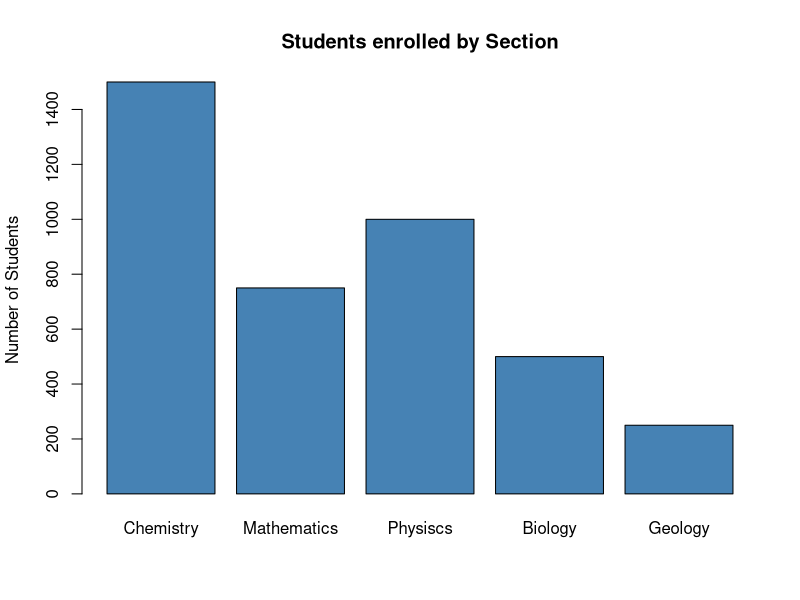
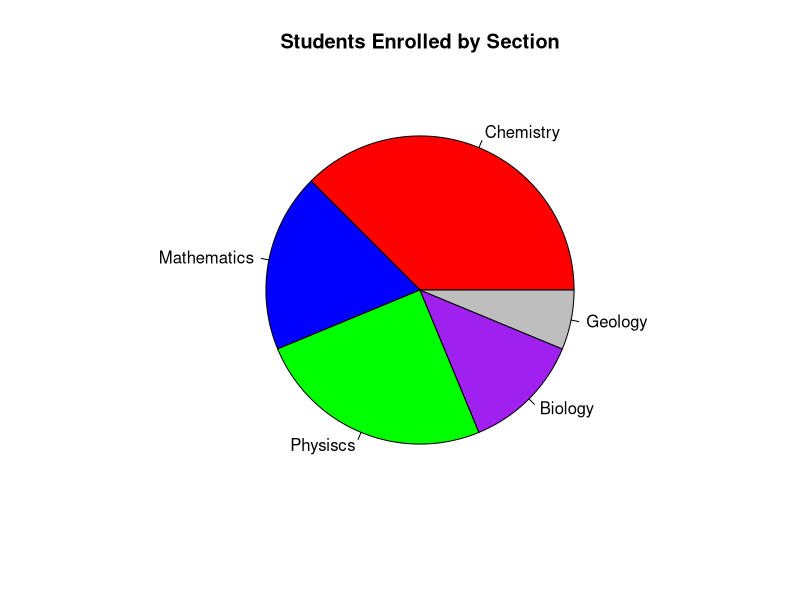

Write the R code that produced these figures, in order. (Note: this script raises an error after producing the figures.)

##PIE CHART AND BAR PLOT----------------------------------
data <- c(1500, 750, 1000, 500, 250)

names(data) <- c("Chemistry", "Mathematics", "Physiscs", "Biology", "Geology")

barplot(data,
        main = "Students enrolled by Section",
        ylab = "Number of Students",
        col ="steelblue")

pie(data,
    main = "Students Enrolled by Section",
    col = c("red", "blue", "green", "purple", "grey"))



##ROOTED MEAN SQUARE-------------------------------------
data <- c(2,3,1,0,4,3)

rms <- sqrt(sum(data^2)/length(data))
print(rms)

##MODE------------------------------------------------

data <- c(7,11,11,8,12,9,6,6)
mode <- function(x) {
  table <- table(x)
  as.numeric(names(table)[table == max(table)])
}
mode(data)

##MEDIAN--------------------------------------------------

data <-c(11,11,16,17,25)
median(data)
data<-c(1,4,8,8,10,16,16,19)
median(data)

#QUANTILES---------WRONG----------------------------------

data <- c(2, 5, 3, 4, 7, 0, 11, 2, 3, 8)


quartiles <- quantile(data, probs = c(0.25, 0.50, 0.75))
print("quartiles:")
print(quartiles)

# (P37 y P68)
percentiles <- quantile(data, probs = c(0.37, 0.68))
print("Percentiles 37 y 68:")
print(percentiles)

##MEAN DEVIATION AND MEAN SQUARED ERROR----------------------------

# 1. define data and length
x <- c(5, 2, 3, 3, 3, 5, 7)
n <- length(x)

# 2. mean and median
mean <- mean(x)
median <- median(x)

# 3. (Mean Deviation)
md_mean <- sum(abs(x - mean)) / n
md_median <- sum(abs(x - median)) / n

# 4. (Mean Squared Error)
mse_mean <- sum((x - mean)^2) / n
mse_median <- sum((x - median)^2) / n

# 5. PRINT
print(paste("MD respecto a la media:", round(md_mean, 4)))
print(paste("MD respecto a la mediana:", round(md_median, 4)))
print(paste("MSE respecto a la media:", round(mse_mean, 4)))
print(paste("MSE respecto a la mediana:", round(mse_median, 4)))

##EXERCISE TO TRY--------------------------------------------
# 1. Define the variables based on the given table
predicted <- c(0, 0, 0, 1, 1, 1, 3, 3, 3)
actual <- c(0, 1, 3, 0, 1, 3, 0, 1, 3)
frequency <- c(6, 3, 2, 3, 5, 1, 1, 3, 7)

# 2. Calculate total sample size (N)
total_n <- sum(frequency)

# 3. Compute the estimation error variable

# 4. Calculate the arithmetic mean of the error
error_mean <- sum(error * frequency) / total_n

# 5. Compute the Quadratic Mean (Root Mean Square)
quadratic_mean <- sqrt(sum((error^2) * frequency) / total_n)

# 6. Compute the Mean Deviation (Mean Absolute Deviation from the mean)
mean_deviation <- sum(abs(error - error_mean) * frequency) / total_n

# 7. Compute the Mean Squared Deviation (Population Variance)
mean_squared_deviation <- sum(((error - error_mean)^2) * frequency) / total_n

# 8. Print the formatted output
cat("Quadratic Mean:", round(quadratic_mean, 4), "\n")
cat("Mean Deviation:", round(mean_deviation, 4), "\n")
cat("Mean Squared Deviation:", round(mean_squared_deviation, 4), "\n")

##---------STANDARD DEVIATION && VARIANCE--------------------------
# 1. Define the numerical lists
list_a <- c(12, 10, 9, 9, 10)
list_b <- c(5, 10, 16, 15, 4)

# 2. Create a custom function for the population standard deviation
  sd <- function(x) {
  n <- length(x)
  variance <- sum((x - mean(x))^2) / n
  sqrt(variance)
}

# 3. Calculate the standard deviation for both lists
sd_a <- sd(list_a)
sd_b <- sd(list_b)

# 4. Print the results
cat("Standard Deviation of List A:", round(sd_a, 4), "\n")
cat("Standard Deviation of List B:", round(sd_b, 4), "\n")
